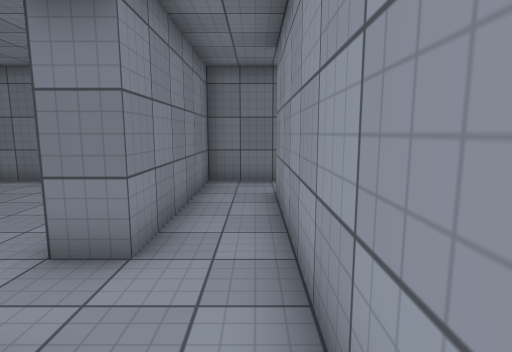
[1] (above)

23 first-person views from a walk through a 3-D level made in the Unity game engine. The camera is 1.5 m above the floor, tilts 8° down and sees 80° across. The floor is counted in squares, 1 m on a side. Each view is taken from the middle of a square. On the plan, view 1 faces up. The plan holds only what a view shows up to about 15 squares ahead; the rest is blank. The place goes on beyond the plan. The player character is not drawn. Surface patterns are stand-ins for the level's own textures.

[2]
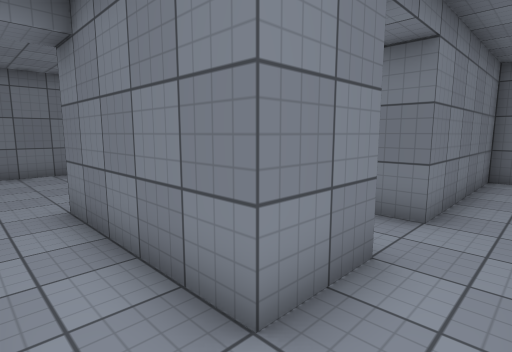

[3]
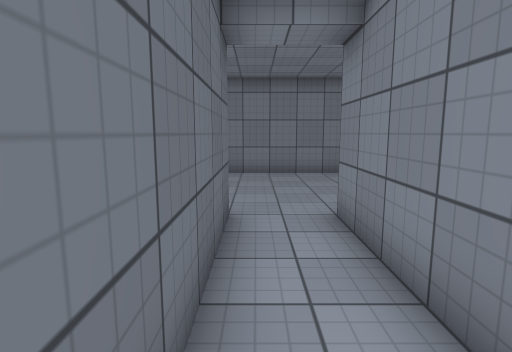

[4]
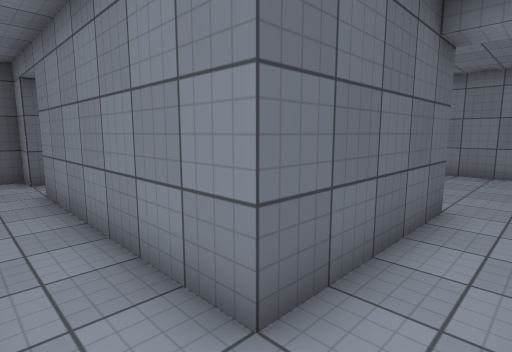

[5]
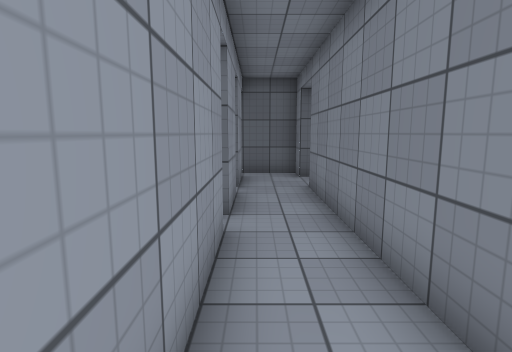

[6]
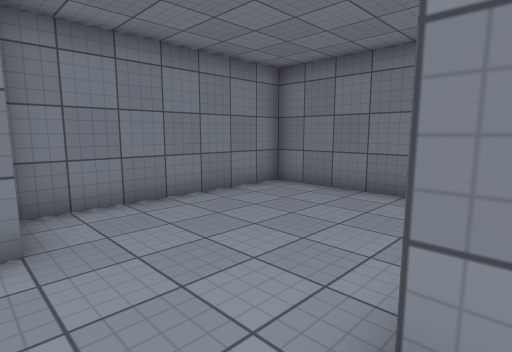

[7]
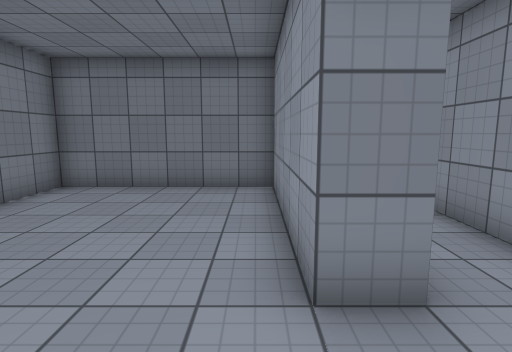

[8]
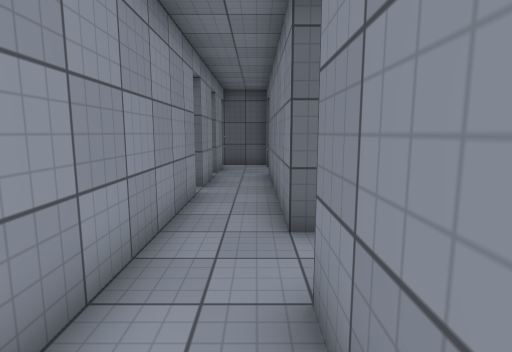

[9]
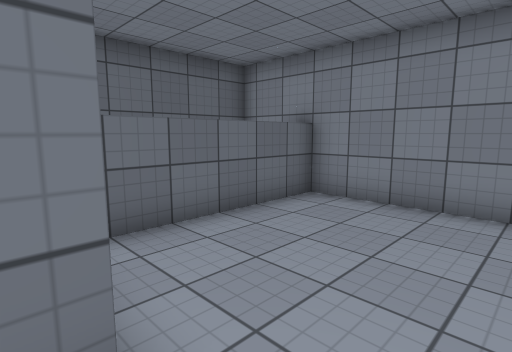

[10]
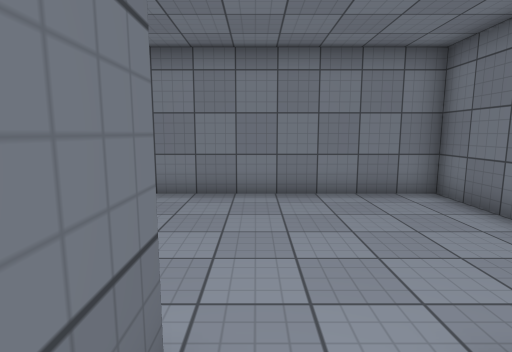

[11]
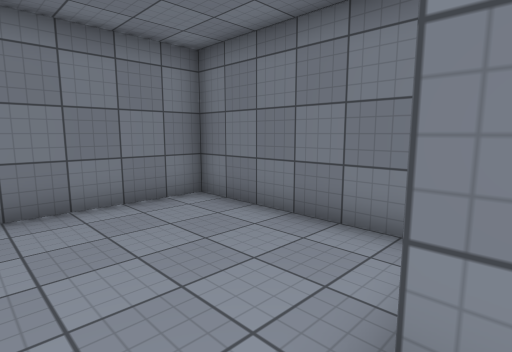

[12]
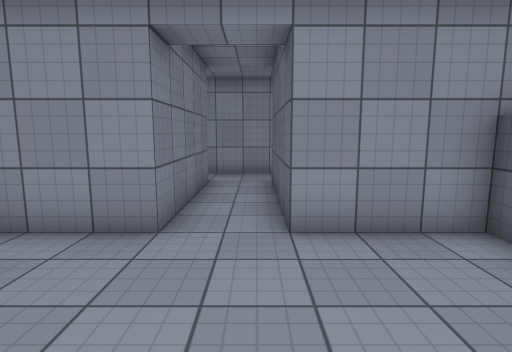

[13]
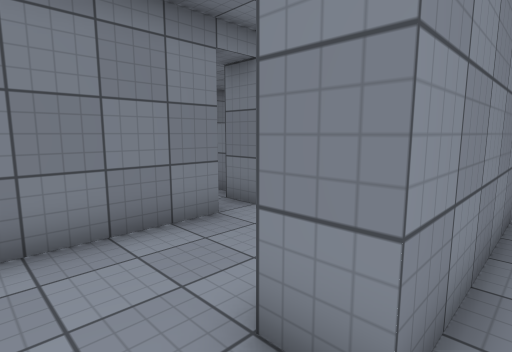

[14]
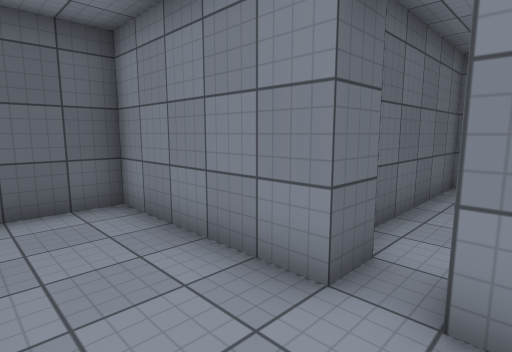

[15]
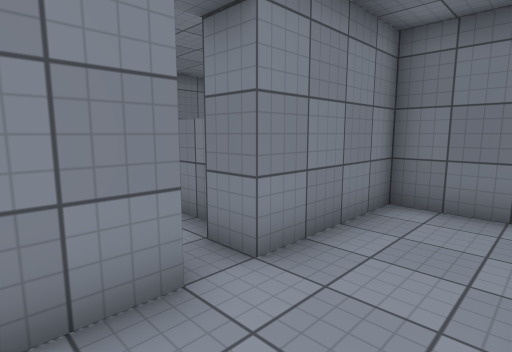

[16]
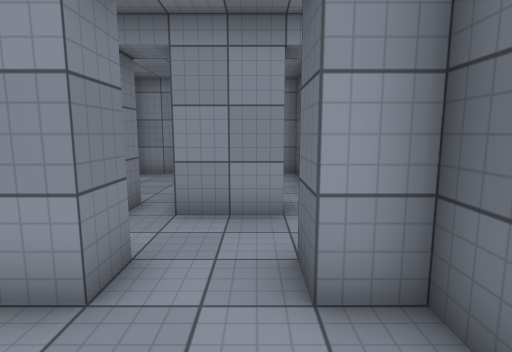

[17]
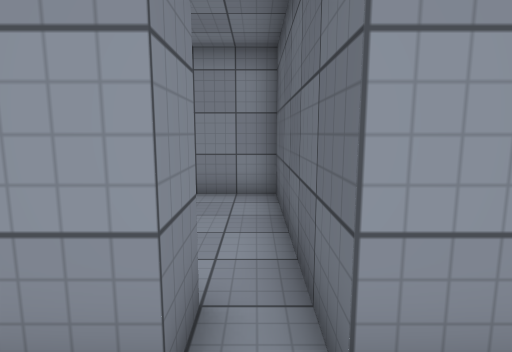

[18]
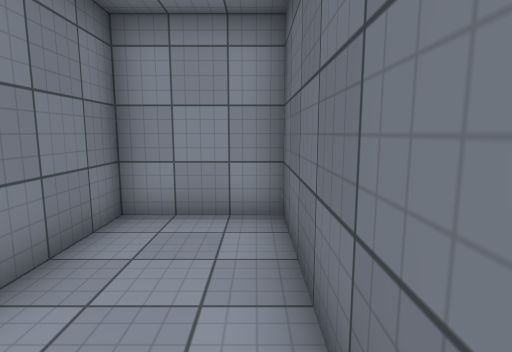

[19]
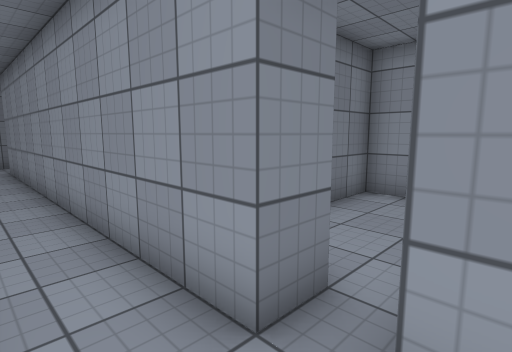

[20]
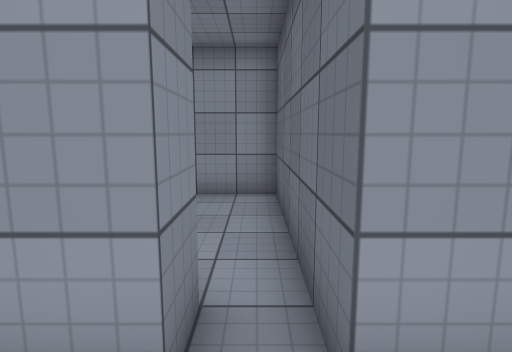

[21]
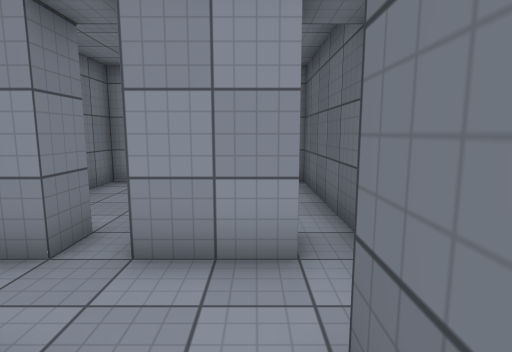

[22]
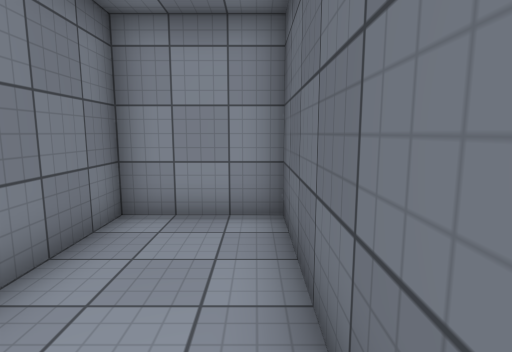

[23]
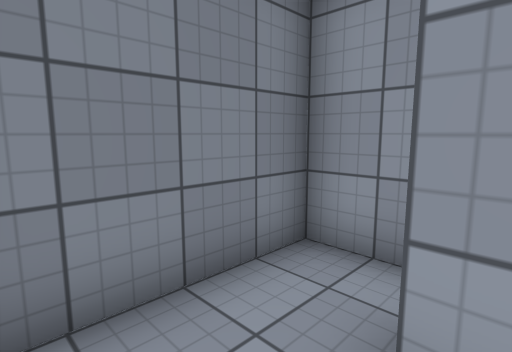

### Floor plan
Ten units are one square. View 1 is at (0, 0); x grows to the right and y downward. Boxes are objects, and circles mark ways between rooms. Rooms are numbered by the first view taken in them; rooms with no view inside come last. Other rooms are left out.
<svg viewBox="-131 -100 201 230">
<path fill="none" stroke="#000" d="M-15 -16 -15 5M5 5 5 -75M5 -95 -15 -95 -15 -35 -25 -35M-74 -25 -125 -25 -125 55 -65 55 -65 25 -15 25 -15 65M-15 5 -65 5 -65 -20M5 55 5 5M-25 -35 -25 -95 -85 -95 -85 -26M-25 115 -15 115 -15 125 5 125M5 85 5 65M5 116 5 95M-15 65 -15 95 -25 95M-66 75 -55 75 -55 125 -25 125 -25 115M-70 60 -80 60M-25 95 -25 88M-35 25 -55 25 -55 65 -65 65M-126 80 -76 80M15 85 5 85M65 100 65 70M5 95 65 95M65 65 38 65M5 125 65 125 65 100M65 95 38 95M16 55 5 55M65 70 65 35 48 35M5 65 64 65M25 -81 25 -95 5 -95"/>
<circle cx="-5" cy="-5" r="3" fill="#2a7"/>
<circle cx="-20" cy="-25" r="3" fill="#2a7"/>
<circle cx="10" cy="-85" r="3" fill="#2a7"/>
<circle cx="-5" cy="75" r="3" fill="#2a7"/>
<circle cx="10" cy="60" r="3" fill="#2a7"/>
<circle cx="-20" cy="105" r="3" fill="#2a7"/>
<circle cx="10" cy="90" r="3" fill="#2a7"/>
<circle cx="10" cy="120" r="3" fill="#2a7"/>
<text x="-10" y="-40">1</text>
<text x="-70" y="20">2</text>
<text x="-50" y="-50">3</text>
<text x="-10" y="100">4</text>
<text x="-50" y="80">5</text>
<text x="40" y="90">6</text>
<text x="40" y="120">7</text>
<text x="40" y="60">8</text>
<text x="10" y="-90">9</text>
</svg>
Room 1 opens to room 2. Room 1 opens to room 3. Room 1 opens to room 9. Room 2 opens to room 4. Room 2 opens to room 8. Room 4 opens to room 5. Room 4 opens to room 6. Room 4 opens to room 7.

Where each view was taken, in squares from view 1:
view 1: 0 up, 0 right, facing up
view 2: 2 down, 0 right, facing up-left
view 3: 2 down, 1 left, facing left
view 4: 1 down, 0 right, facing down-left
view 5: 1 down, 0 right, facing down
view 6: 2 up, 2 left, facing up-left
view 7: 1 up, 3 left, facing up
view 8: 2 up, 1 left, facing down
view 9: 1 down, 6 left, facing down-left
view 10: 2 down, 5 left, facing left
view 11: 2 down, 6 left, facing up-left
view 12: 2 down, 11 left, facing right
view 13: 11 down, 1 left, facing up-left
view 14: 6 down, 3 left, facing down-left
view 15: 9 down, 3 left, facing up-left
view 16: 11 down, 5 left, facing right
view 17: 9 down, 1 left, facing right
view 18: 9 down, 1 right, facing right
view 19: 7 down, 1 left, facing up-right
view 20: 6 down, 1 left, facing right
view 21: 11 down, 3 left, facing right
view 22: 12 down, 1 right, facing right
view 23: 7 up, 1 left, facing up-right
